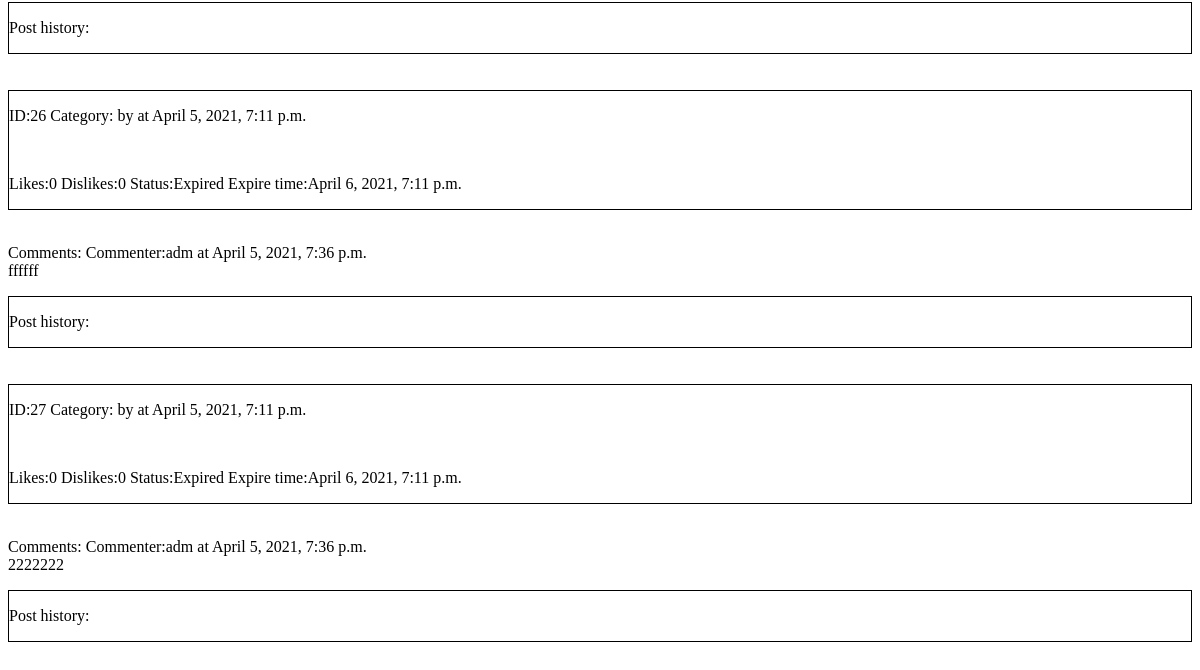
Page /posts/ (signed in, lower part) on the earlier database version.
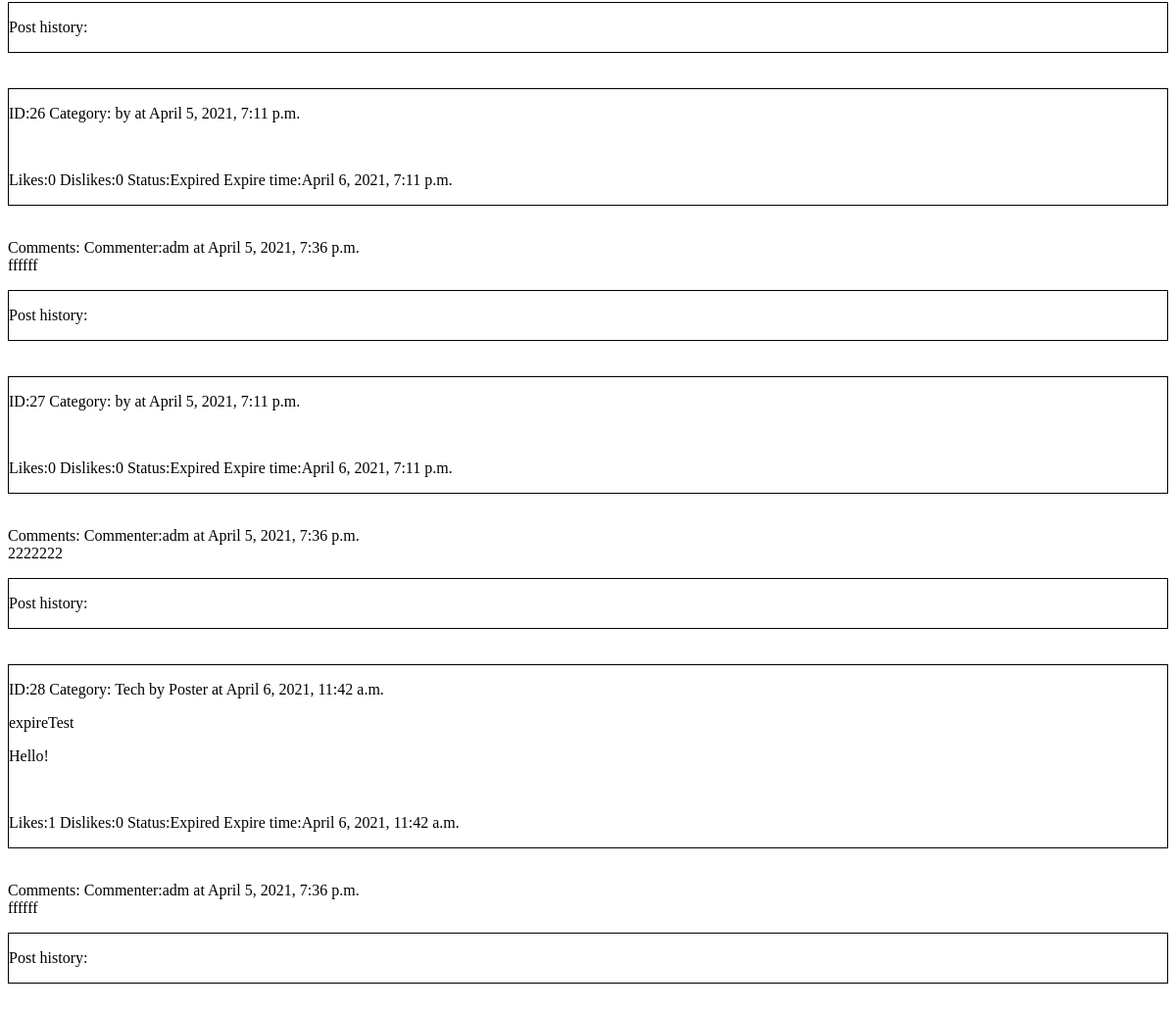
Same page on the later database version.
### piazza/models.py (models this page shows, shortened)
class Post(models.Model):
    id = models.AutoField(primary_key=True)
    poster = models.CharField(max_length=60)
    title = models.CharField(max_length=60)
    topics = models.ManyToManyField(Topic)
    body = models.TextField()
    timestamp = models.DateTimeField(auto_now_add=True)
    extimestamp = models.DateTimeField(default=getDefaultExDate())
    status = models.BooleanField(default=True)
    likes = models.PositiveIntegerField(default=0)
    dislikes = models.PositiveIntegerField(default=0)
    comments = models.ManyToManyField(Comment)
    postActions = models.ManyToManyField(PostAction)
    @property
    def in_progress(self):
        return self.extimestamp > timezone.now()

class Comment(models.Model):
    commenter = models.CharField(max_length=60)
    body = models.TextField()
    timestamp = models.DateTimeField(auto_now_add=True)

class Topic(models.Model):
    name = models.CharField(max_length=30)

### piazza/views.py (the view)
# urls.py: path('posts/', login_required(views.PostView.as_view(template_name='posts.html'))),
class PostView(TemplateView):
    template_name = "posts.html"
    def get_context_data(self, **kwargs):
        context = super().get_context_data(**kwargs)
        allPosts = Post.objects.all()
        timeNow = timezone.now()
        for post in allPosts:
            if not post.in_progress:
                Post.objects.filter(id=post.id).update(status=False)
        liked = False
        disliked = False
        context['topics'] = Topic.objects.all()
        topic = self.request.GET.get('topic')
        likes = self.request.GET.get('like')
        dislikes = self.request.GET.get('dislike')
        dontLike = self.request.GET.get('dontLike')
        dontDislike = self.request.GET.get('dontDislike')
        if likes:
            Post.objects.filter(id=likes).update(likes=F('likes') + 1)
            liked = True
        if dontLike:
            Post.objects.filter(id=dontLike).update(likes=F('likes') - 1)
            liked = False
        if dislikes:
            Post.objects.filter(id=dislikes).update(dislikes=F('dislikes') + 1)
            disliked = True
        if dontDislike:
            Post.objects.filter(id=dontDislike).update(dislikes=F('dislikes') - 1)
            disliked = False
        context['liked'] = liked
        context['disliked'] = disliked
        context['filter'] = Post.objects.all()
        if topic:
            context['filter'] = Post.objects.filter(topics=topic)
        return context

### piazza/templates/posts.html (shortened to what this page needs)
<html>
<body>
<br>
<br>
      {% for post in filter %}
      <div class= "individualPost" style="border: thin solid black">
      <div class="topPart"><p>ID:{{post.id}}  Category:{% for topic in post.topics.all %} {{topic.name}} {% endfor %} by {{ post.poster }} at {{ post.timestamp }}<p></div>
      <section><div class="postTitle">{{ post.title }}</div>
        <p>{{post.body}}</p>
        <br />
        <div class="lowerPart"><p>Likes:{{post.likes}}  Dislikes:{{post.dislikes}}  Status:{% if post.status %}Live {% else %}Expired {% endif %} Expire time:{{ post.extimestamp }}<p></div>
        </section>
    </div>
    <br>
    <div class="commentSection"><p>Comments: {% for comment in post.comments.all %} Commenter:{{comment.commenter}} at {{comment.timestamp}}<br>{{comment.body}}<p>{% endfor %}</div>
      <div class="posthistorySection" style="border: thin solid black"><p>Post history: </div>
    <br>
    <br>
      {% endfor %}
</body>
</html>

Differences in the rows shown:
added Post: id "28", poster "Poster", timestamp "April 6, 2021, 11:42 a.m.", title "expireTest", body "Hello!", likes "1", dislikes "0", status "Expired", extimestamp "April 6, 2021, 11:42 a.m.", Comment (commenter "adm", timestamp "April 5, 2021, 7:36 p.m.", body "ffffff")
now on this page (row unchanged): Topic: name "Tech"
